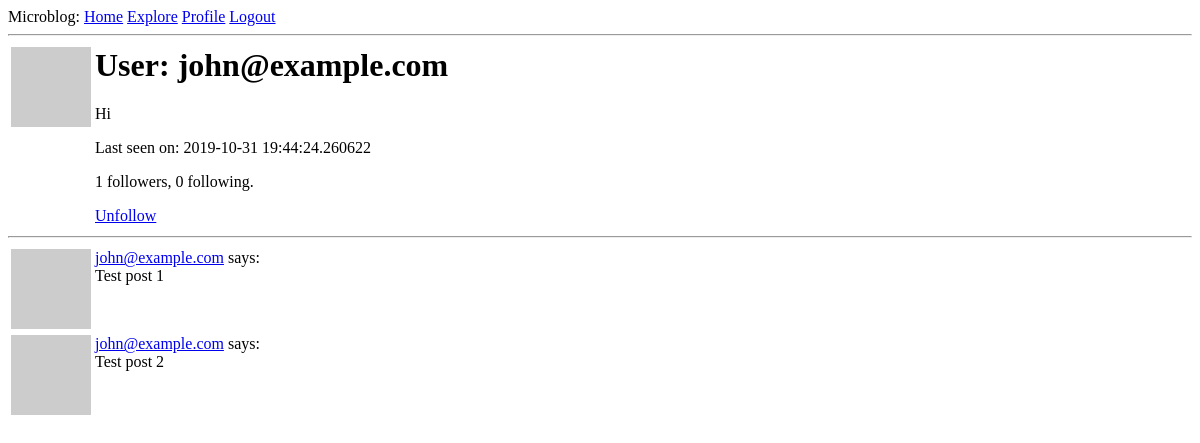
/user/john@example.com (signed in), run on an earlier commit of the app's database.
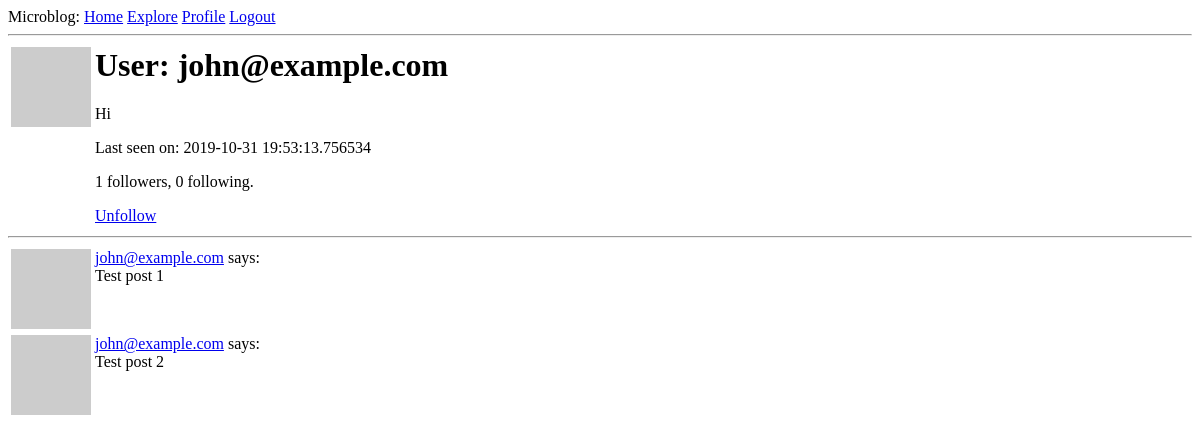
And on a later commit of the database.
### app/models.py (models this page shows, shortened)
class User(UserMixin, db.Model):
	id = db.Column(db.Integer, primary_key=True)
	username = db.Column(db.String(64), index=True, unique=True)
	email = db.Column(db.String(120), index=True, unique=True)
	password_hash = db.Column(db.String(128))
	about_me = db.Column(db.String(140))
	last_seen = db.Column(db.DateTime, default=datetime.utcnow)
	posts = db.relationship('Post', backref='author', lazy='dynamic')
	followed = db.relationship(				\
		'User', secondary=followers,			\
		primaryjoin=(followers.c.follower_id == id),	\
		secondaryjoin=(followers.c.followed_id == id),	\
		backref=db.backref('followers', lazy='dynamic'), lazy='dynamic')
	def avatar(self, size):
		digest = md5(self.email.lower().encode('utf-8')).hexdigest()
		return 'https://www.gravatar.com/avatar/{}?d=identicon&s={}'.format(digest, size)
	def is_following(self, user):
		return self.followed.filter(	\
			followers.c.followed_id == user.id).count() > 0

### app/routes.py (the view)
@app.route('/user/<username>')
@login_required
def user(username):
	user = User.query.filter_by(username=username).first_or_404()
	posts = [
			{'author': user, 'body': 'Test post 1'},
			{'author': user, 'body': 'Test post 2'}
		]
	return render_template('user.html', user=user, posts=posts)

### app/models.py (called while the page is built)
@login.user_loader
def load_user(id):
	return User.query.get(int(id))

### app/routes.py (called while the page is built)
@app.before_request
def before_request():
	if current_user.is_authenticated:
		current_user.last_seen = datetime.utcnow()
		db.session.commit()

### app/templates/user.html
{% extends "base.html" %}
{% block content %}
    <table>
        <tr valign="top">
            <td><img src="{{ user.avatar(128) }}"></td>
            <td>
                <h1>User: {{ user.username }}</h1>
                {% if user.about_me %}<p>{{ user.about_me }}</p>{% endif %}
                {% if user.last_seen %}<p>Last seen on: {{ user.last_seen }}</p>{% endif %}
                <p>{{ user.followers.count() }} followers, {{ user.followed.count() }} following.</p>
                {% if user == current_user %}
                <p><a href="{{ url_for('edit_profile') }}">Edit your profile</a></p>
                {% elif not current_user.is_following(user) %}
                <p><a href="{{ url_for('follow', username=user.username) }}">Follow</a></p>
                {% else %}
                <p><a href="{{ url_for('unfollow', username=user.username) }}">Unfollow</a></p>
                {% endif %}
            </td>
        </tr>
    </table>
    <hr>
    {% for post in posts %}
        {% include '_post.html' %}
    {% endfor %}
{% endblock %}

### app/templates/_post.html
<table>
	<tr valign="top">
		<td><img src="{{ post.author.avatar(36) }}"></td>
		<td>
		   <a href="{{ url_for('user', username=post.author.username) }}">{{ post.author.username }}</a> says:<br>{{ post.body }}
		</td>
	</tr>
</table>

What changed in the data, as far as the page shows it:
changed User "john@example.com": last_seen "2019-10-31 19:44:24.260622" → "2019-10-31 19:53:13.756534"
